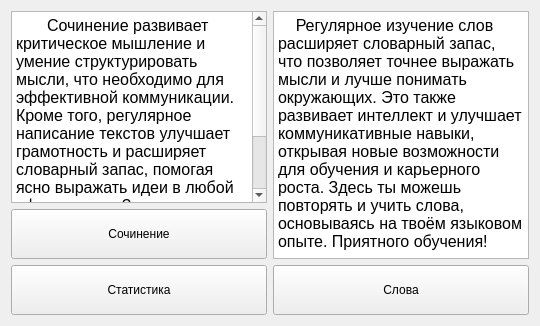
          <widget class="QWidget" name="page_start">
           <layout class="QHBoxLayout" name="horizontalLayout_27">
            <item>
             <layout class="QHBoxLayout" name="horizontalLayout_26">
              <item>
               <layout class="QVBoxLayout" name="verticalLayout_34">
                <item>
                 <widget class="QTextBrowser" name="textBrowser">
                  <property name="html">
                   <string>&lt;!DOCTYPE HTML PUBLIC &quot;-//W3C//DTD HTML 4.0//EN&quot; &quot;http://www.w3.org/TR/REC-html40/strict.dtd&quot;&gt;
&lt;html&gt;&lt;head&gt;&lt;meta name=&quot;qrichtext&quot; content=&quot;1&quot; /&gt;&lt;style type=&quot;text/css&quot;&gt;
p, li { white-space: pre-wrap; }
&lt;/style&gt;&lt;/head&gt;&lt;body style=&quot; font-family:'MS Shell Dlg 2'; font-size:7.8pt; font-weight:400; font-style:normal;&quot;&gt;
&lt;p style=&quot; margin-top:0px; margin-bottom:0px; margin-left:0px; margin-right:0px; -qt-block-indent:0; text-indent:0px;&quot;&gt;&lt;span style=&quot; font-size:12pt;&quot;&gt;       Сочинение развивает критическое мышление и умение структурировать мысли, что необходимо для эффективной коммуникации. Кроме того, регулярное написание текстов улучшает грамотность и расширяет словарный запас, помогая ясно выражать идеи в любой сфере жизни. Здесь ты сможешь выбрать тему и написать сочинение, а искуственный интеллект проверит его. Удачи в учёбе!&lt;/span&gt;&lt;/p&gt;&lt;/body&gt;&lt;/html&gt;</string>
                  </property>
                 </widget>
                </item>
                <item>
                 <widget class="QPushButton" name="essay_btn">
                  <property name="sizePolicy">
                   <sizepolicy hsizetype="Expanding" vsizetype="Fixed">
                    <horstretch>0</horstretch>
                    <verstretch>0</verstretch>
                   </sizepolicy>
                  </property>
                  <property name="minimumSize">
                   <size>
                    <width>0</width>
                    <height>50</height>
                   </size>
                  </property>
                  <property name="text">
                   <string>Сочинение</string>
                  </property>
                 </widget>
                </item>
                <item>
                 <widget class="QPushButton" name="statistic_essay_btn">
                  <property name="sizePolicy">
                   <sizepolicy hsizetype="Expanding" vsizetype="Fixed">
                    <horstretch>0</horstretch>
                    <verstretch>0</verstretch>
                   </sizepolicy>
                  </property>
                  <property name="minimumSize">
                   <size>
                    <width>0</width>
                    <height>50</height>
                   </size>
                  </property>
                  <property name="text">
                   <string>Статистика</string>
                  </property>
                 </widget>
                </item>
               </layout>
              </item>
              <item>
               <layout class="QVBoxLayout" name="verticalLayout_35">
                <item>
                 <widget class="QTextBrowser" name="textBrowser_words">
                  <property name="html">
                   <string>&lt;!DOCTYPE HTML PUBLIC &quot;-//W3C//DTD HTML 4.0//EN&quot; &quot;http://www.w3.org/TR/REC-html40/strict.dtd&quot;&gt;
&lt;html&gt;&lt;head&gt;&lt;meta name=&quot;qrichtext&quot; content=&quot;1&quot; /&gt;&lt;style type=&quot;text/css&quot;&gt;
p, li { white-space: pre-wrap; }
&lt;/style&gt;&lt;/head&gt;&lt;body style=&quot; font-family:'MS Shell Dlg 2'; font-size:7.8pt; font-weight:400; font-style:normal;&quot;&gt;
&lt;p style=&quot; margin-top:0px; margin-bottom:0px; margin-left:0px; margin-right:0px; -qt-block-indent:0; text-indent:0px;&quot;&gt;&lt;span style=&quot; font-size:12pt;&quot;&gt;    Регулярное изучение слов расширяет словарный запас, что позволяет точнее выражать мысли и лучше понимать окружающих. Это также развивает интеллект и улучшает коммуникативные навыки, открывая новые возможности для обучения и карьерного роста. Здесь ты можешь повторять и учить слова, основываясь на твоём языковом опыте. Приятного обучения!&lt;/span&gt;&lt;/p&gt;&lt;/body&gt;&lt;/html&gt;</string>
                  </property>
                 </widget>
                </item>
                <item>
                 <widget class="QPushButton" name="words_btn">
                  <property name="sizePolicy">
                   <sizepolicy hsizetype="Expanding" vsizetype="Fixed">
                    <horstretch>0</horstretch>
                    <verstretch>0</verstretch>
                   </sizepolicy>
                  </property>
                  <property name="minimumSize">
                   <size>
                    <width>0</width>
                    <height>50</height>
                   </size>
                  </property>
                  <property name="text">
                   <string>Слова</string>
                  </property>
                 </widget>
                </item>
               </layout>
              </item>
             </layout>
            </item>
           </layout>
          </widget>
